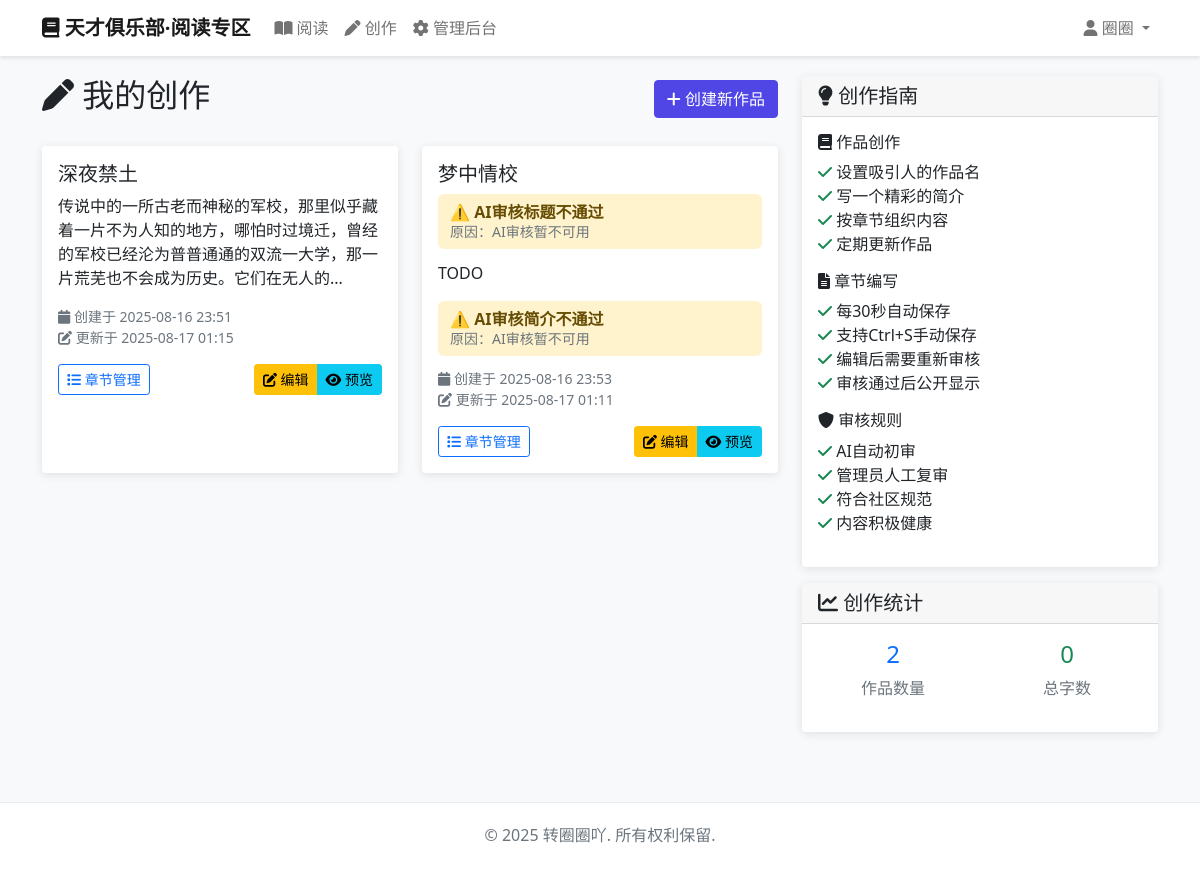
The app's page /books/create/ (signed in) with its own data.
### accounts/models.py (models this page shows, shortened)
class User(AbstractBaseUser, PermissionsMixin):
    email = models.EmailField('邮箱', unique=True)
    display_name = models.CharField('显示名称', max_length=50, blank=True, null=True, unique=True)
    is_active = models.BooleanField('是否激活', default=True)
    is_staff = models.BooleanField('是否员工', default=False)
    is_admin = models.BooleanField('是否管理员', default=False)
    date_joined = models.DateTimeField('注册时间', default=timezone.now)
    last_login = models.DateTimeField('最后登录', blank=True, null=True)
    objects = UserManager()
    USERNAME_FIELD = 'email'
    REQUIRED_FIELDS = []
    class Meta:
        db_table = 'users'
        verbose_name = '用户'
        verbose_name_plural = '用户'

### books/models.py (models this page shows, shortened)
class Book(models.Model):
    REVIEW_STATUS_CHOICES = [
        ('pending', '待审核'),
        ('approved', '审核通过'),
        ('rejected', '审核不通过'),
    ]
    author = models.ForeignKey(User, on_delete=models.CASCADE, related_name='books', verbose_name='作者')
    title = models.CharField('作品名', max_length=200)
    description = models.TextField('简介', blank=True)
    title_pending = models.CharField('待审核作品名', max_length=200, blank=True, null=True)
    description_pending = models.TextField('待审核简介', blank=True, null=True)
    ai_check_title = models.CharField('标题AI审核状态', max_length=20, choices=REVIEW_STATUS_CHOICES, default='pending')
    ai_check_description = models.CharField('简介AI审核状态', max_length=20, choices=REVIEW_STATUS_CHOICES, default='pending')
    adm_check_title = models.CharField('标题管理员审核状态', max_length=20, choices=REVIEW_STATUS_CHOICES, blank=True, null=True)
    adm_check_description = models.CharField('简介管理员审核状态', max_length=20, choices=REVIEW_STATUS_CHOICES, blank=True, null=True)
    title_reject_reason = models.TextField('标题拒绝原因', blank=True)
    description_reject_reason = models.TextField('简介拒绝原因', blank=True)
    created_at = models.DateTimeField('创建时间', auto_now_add=True)
    updated_at = models.DateTimeField('更新时间', auto_now=True)
    last_chapter_update = models.DateTimeField('最后章节更新时间', blank=True, null=True)
    class Meta:
        db_table = 'books'
        verbose_name = '作品'
        verbose_name_plural = '作品'
        ordering = ['-updated_at']
    @property
    def display_title(self):
        return self.title if self.title else (self.title_pending or '')
    @property
    def display_description(self):
        return self.description if self.description else (self.description_pending or '')
    @property
    def is_title_approved(self):
        if self.adm_check_title is not None:
            return self.adm_check_title == 'approved'
        return self.ai_check_title == 'approved'
    @property
    def is_description_approved(self):
        if self.adm_check_description is not None:
            return self.adm_check_description == 'approved'
        return self.ai_check_description == 'approved'

### books/views.py (the view)
# urls.py: path('create/', views.CreateView.as_view(), name='create'),
class CreateView(LoginRequiredMixin, TemplateView):
    template_name = 'books/create.html'
    login_url = '/accounts/login/'
    def get_context_data(self, **kwargs):
        context = super().get_context_data(**kwargs)
        can_create = bool(self.request.user.display_name and self.request.user.display_name.strip())
        books = Book.objects.filter(author=self.request.user).order_by('-updated_at')
        context.update({
            'can_create': can_create,
            'books': books,
        })
        return context

### templates/books/create.html (shortened to what this page needs)
{% extends 'base.html' %}
{% block content %}
<div class="row">
    <div class="col-md-8">
        <div class="d-flex justify-content-between align-items-center mb-4">
            <h2><i class="fas fa-pen"></i> 我的创作</h2>
            {% if can_create %}
            <a href="{% url 'books:create_book' %}" class="btn btn-primary">
                <i class="fas fa-plus"></i> 创建新作品
            </a>
            {% else %}
            <div class="alert alert-warning mb-0" role="alert">
                <i class="fas fa-exclamation-triangle"></i>
                请先在<a href="{% url 'accounts:profile' %}" class="alert-link">个人信息</a>中设置显示名称才能创作
            </div>
            {% endif %}
        </div>
        {% if books %}
        <div class="row">
            {% for book in books %}
            <div class="col-md-6 mb-4">
                <div class="card h-100">
                    <div class="card-body">
                        <h5 class="card-title">
                            {{ book.display_title }}
                        </h5>
                        {% if not book.is_title_approved %}
                            {% if book.adm_check_title == 'rejected' %}
                                <div class="alert alert-danger alert-sm border-0 bg-light-danger">
                                    <div class="d-flex align-items-start">
                                        <div>
                                            <strong>❌ 管理员审核标题不通过</strong><br>
                                            <small class="text-muted">原因：{{ book.title_reject_reason }}</small>
                                        </div>
                                    </div>
                                </div>
                            {% elif book.ai_check_title == 'rejected' %}
                                <div class="alert alert-warning alert-sm border-0 bg-light-warning">
                                    <div class="d-flex align-items-start">
                                        <div>
                                            <strong>⚠️ AI审核标题不通过</strong><br>
                                            <small class="text-muted">原因：{{ book.title_reject_reason }}</small>
                                        </div>
                                    </div>
                                </div>
                            {% endif %}
                        {% endif %}
                        <p class="card-text">
                            {{ book.display_description|truncatechars:80 }}
                        </p>
                        {% if not book.is_description_approved %}
                            {% if book.adm_check_description == 'rejected' %}
                                <div class="alert alert-danger alert-sm border-0 bg-light-danger">
                                    <div class="d-flex align-items-start">
                                        <div>
                                            <strong>❌ 管理员审核简介不通过</strong><br>
                                            <small class="text-muted">原因：{{ book.description_reject_reason }}</small>
                                        </div>
                                    </div>
                                </div>
                            {% elif book.ai_check_description == 'rejected' %}
                                <div class="alert alert-warning alert-sm border-0 bg-light-warning">
                                    <div class="d-flex align-items-start">
                                        <div>
                                            <strong>⚠️ AI审核简介不通过</strong><br>
                                            <small class="text-muted">原因：{{ book.description_reject_reason }}</small>
                                        </div>
                                    </div>
                                </div>
                            {% endif %}
                        {% endif %}
                        <div class="small text-muted mb-3">
                            <i class="fas fa-calendar"></i> 创建于 {{ book.created_at|date:"Y-m-d H:i" }}<br>
                            <i class="fas fa-edit"></i> 更新于 {{ book.updated_at|date:"Y-m-d H:i" }}
                        </div>
                        <div class="d-flex justify-content-between">
                            <a href="{% url 'books:chapter_list' book.id %}" class="btn btn-outline-primary btn-sm">
                                <i class="fas fa-list"></i> 章节管理
                            </a>
                            <div class="btn-group" role="group">
                                <a href="{% url 'books:edit_book' book.id %}" class="btn btn-warning btn-sm">
                                    <i class="fas fa-edit"></i> 编辑
                                </a>
                                <a href="{% url 'books:book_detail' book.id %}" class="btn btn-info btn-sm">
                                    <i class="fas fa-eye"></i> 预览
                                </a>
                            </div>
                        </div>
                    </div>
                </div>
            </div>
            {% endfor %}
        </div>
        {% endif %}
    </div>
    <div class="col-md-4">
        <div class="card">
            <div class="card-header">
                <h5 class="mb-0"><i class="fas fa-lightbulb"></i> 创作指南</h5>
            </div>
            <div class="card-body">
                <h6><i class="fas fa-book"></i> 作品创作</h6>
                <ul class="list-unstyled">
                    <li><i class="fas fa-check text-success"></i> 设置吸引人的作品名</li>
                    <li><i class="fas fa-check text-success"></i> 写一个精彩的简介</li>
                    <li><i class="fas fa-check text-success"></i> 按章节组织内容</li>
                    <li><i class="fas fa-check text-success"></i> 定期更新作品</li>
                </ul>
                <h6><i class="fas fa-file-alt"></i> 章节编写</h6>
                <ul class="list-unstyled">
                    <li><i class="fas fa-check text-success"></i> 每30秒自动保存</li>
                    <li><i class="fas fa-check text-success"></i> 支持Ctrl+S手动保存</li>
                    <li><i class="fas fa-check text-success"></i> 编辑后需要重新审核</li>
                    <li><i class="fas fa-check text-success"></i> 审核通过后公开显示</li>
                </ul>
                <h6><i class="fas fa-shield-alt"></i> 审核规则</h6>
                <ul class="list-unstyled">
                    <li><i class="fas fa-check text-success"></i> AI自动初审</li>
                    <li><i class="fas fa-check text-success"></i> 管理员人工复审</li>
                    <li><i class="fas fa-check text-success"></i> 符合社区规范</li>
                    <li><i class="fas fa-check text-success"></i> 内容积极健康</li>
                </ul>
            </div>
        </div>
        {% if can_create %}
        <div class="card mt-3">
            <div class="card-header">
                <h5 class="mb-0"><i class="fas fa-chart-line"></i> 创作统计</h5>
            </div>
            <div class="card-body">
                <div class="row text-center">
                    <div class="col-6">
                        <h4 class="text-primary">{{ books|length }}</h4>
                        <p class="text-muted">作品数量</p>
                    </div>
                    <div class="col-6">
                        <h4 class="text-success">0</h4>
                        <p class="text-muted">总字数</p>
                    </div>
                </div>
            </div>
        </div>
        {% endif %}
    </div>
</div>
{% endblock %}

### templates/base.html (shortened to what this page needs)
<!DOCTYPE html>
<html lang="zh-CN">
<head>
    <link href="https://cdn.jsdelivr.net/npm/bootstrap@5.1.3/dist/css/bootstrap.min.css" rel="stylesheet">
    <link href="https://cdnjs.cloudflare.com/ajax/libs/font-awesome/6.0.0/css/all.min.css" rel="stylesheet">
</head>
<body>
    <nav class="navbar navbar-expand-lg navbar-light bg-light">
        <div class="container">
            <a class="navbar-brand" href="{% url 'books:index' %}">
                <i class="fas fa-book"></i> 天才俱乐部·阅读专区
            </a>
            <div class="collapse navbar-collapse" id="navbarNav">
                <ul class="navbar-nav me-auto">
                    <li class="nav-item">
                        <a class="nav-link" href="{% url 'books:read' %}">
                            <i class="fas fa-book-open"></i> 阅读
                        </a>
                    </li>
                    <li class="nav-item">
                        <a class="nav-link" href="{% url 'books:create' %}">
                            <i class="fas fa-pen"></i> 创作
                        </a>
                    </li>
                    {% if user.is_admin %}
                    <li class="nav-item">
                        <a class="nav-link" href="{% url 'books:admin_panel' %}">
                            <i class="fas fa-cog"></i> 管理后台
                        </a>
                    </li>
                    {% endif %}
                </ul>
                <ul class="navbar-nav">
                    {% if user.is_authenticated %}
                    <li class="nav-item dropdown">
                        <a class="nav-link dropdown-toggle" href="#" id="navbarDropdown" role="button" data-bs-toggle="dropdown">
                            <i class="fas fa-user"></i>
                            {% if user.display_name %}
                                {{ user.display_name }}
                            {% else %}
                                {{ user.email }}
                            {% endif %}
                        </a>
                    </li>
                    {% else %}
                    <li class="nav-item">
                        <a class="nav-link" href="{% url 'accounts:login' %}">
                            <i class="fas fa-sign-in-alt"></i> 登录
                        </a>
                    </li>
                    {% endif %}
                </ul>
            </div>
        </div>
    </nav>
    <div class="content-wrapper">
        <div class="container">
            {% block content %}{% endblock %}
        </div>
    </div>
    <footer class="footer">
        <div class="container text-center">
            <p class="text-muted">&copy; 2025 转圈圈吖. 所有权利保留.</p>
        </div>
    </footer>
</body>
</html>

### templates/base.html (style rules this page uses)
body { background-color: #f8f9fa; }
.navbar-brand { font-weight: bold; }
.content-wrapper { min-height: calc(100vh - 120px); padding: 20px 0; }
.card { border: none; box-shadow: 0 2px 10px rgba(0,0,0,0.1); transition: transform 0.2s; }
.btn-primary { background-color: #4f46e5; border-color: #4f46e5; }
.navbar { background-color: #fff !important; box-shadow: 0 2px 4px rgba(0,0,0,0.1); }
.bg-light-warning { background-color: #fff3cd !important; }
.alert-sm { padding: 0.5rem 0.75rem; margin-bottom: 0.75rem; border-radius: 0.375rem; }
.alert-sm .d-flex > div { line-height: 1.3; }
.alert-sm small { margin: 0; display: block; }
.footer { background-color: #fff; padding: 20px 0; margin-top: 50px; border-top: 1px solid #e9ecef; }

### records on screen
User: display_name "圈圈"
Book: display_title "深夜禁土", display_description "传说中的一所古老而神秘的军校，那里似乎藏着一片不为人知的地方，哪怕时过境迁，曾经的军校已经沦为普普通通的双流一大学，那一片荒芜也不会成为历史。它们在无人的...", created_at "2025-08-16 23:51", updated_at "2025-08-17 01:15"
Book: display_title "梦中情校", title_reject_reason "AI审核暂不可用", display_description "TODO", description_reject_reason "AI审核暂不可用", created_at "2025-08-16 23:53", updated_at "2025-08-17 01:11"

### other values on screen
{{ books|length }} "2"
